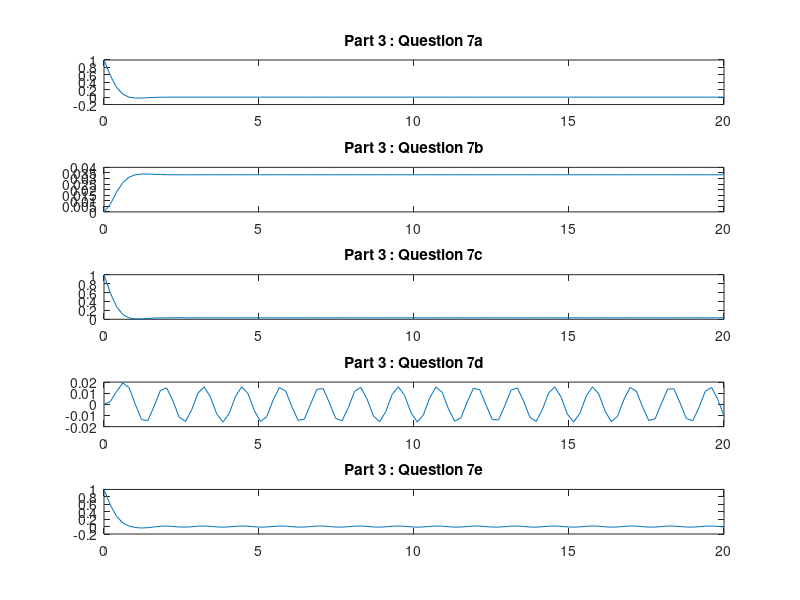

Recreate this plot in MATLAB.
clear all; % clean all existing variables in working space
close all; % close all existing figures

% Part 3 : Question 7 a-e

N = 100;
start_t = 0;
stop_t = 20;
T = linspace(start_t, stop_t, N);

x_a = zeros(N, 1);
x_b = zeros(N, 1);
x_c = zeros(N, 1);
x_d = zeros(N, 1);
x_e = zeros(N, 1);


for i = 1:N
    t = T(i);
    x_a(i) = (exp(-3*t)*cos(sqrt(6)*t)) + ((1/sqrt(6))*(exp(-3*t))*sin(sqrt(6)*t));
    x_b(i) = (1/30) - ((1/30)*(exp(-3*t))*(cos(sqrt(6)*t))) - ((1/(10*sqrt(6)))*(exp(-3*t))*sin(sqrt(6)*t));
    x_c(i) = (1/30) + ((29/30)*exp(-3*t)*cos(sqrt(6)*t)) + (((3*sqrt(3)*exp(-3*t)*sin(sqrt(6)*t)))/(10*sqrt(2)));
    x_d(i) = ((3/200)*exp(-3*t)*cos(sqrt(6)*t)) + ((7/(100*sqrt(6)))*exp(-3*t)*sin(sqrt(6)*t)) - ((3*cos(5*t))/200) - (sin(5*t)/200);
    x_e(i) = ((203/200)*exp(-3*t)*cos(sqrt(6)*t)) + ((107/(100*sqrt(6)))*exp(-3*t)*sin(sqrt(6)*t)) - ((3*cos(5*t))/200) - (sin(5*t)/200);
end

% Plot 

subplot(5,1,1)
    plot(T,x_a)
    title('Part 3 : Question 7a')
subplot(5,1,2)
    plot(T,x_b)
    title('Part 3 : Question 7b')
subplot(5,1,3)
    plot(T,x_c)
    title('Part 3 : Question 7c')
subplot(5,1,4)
    plot(T,x_d)
    title('Part 3 : Question 7d')
subplot(5,1,5)
    plot(T,x_e)
    title('Part 3 : Question 7e')

